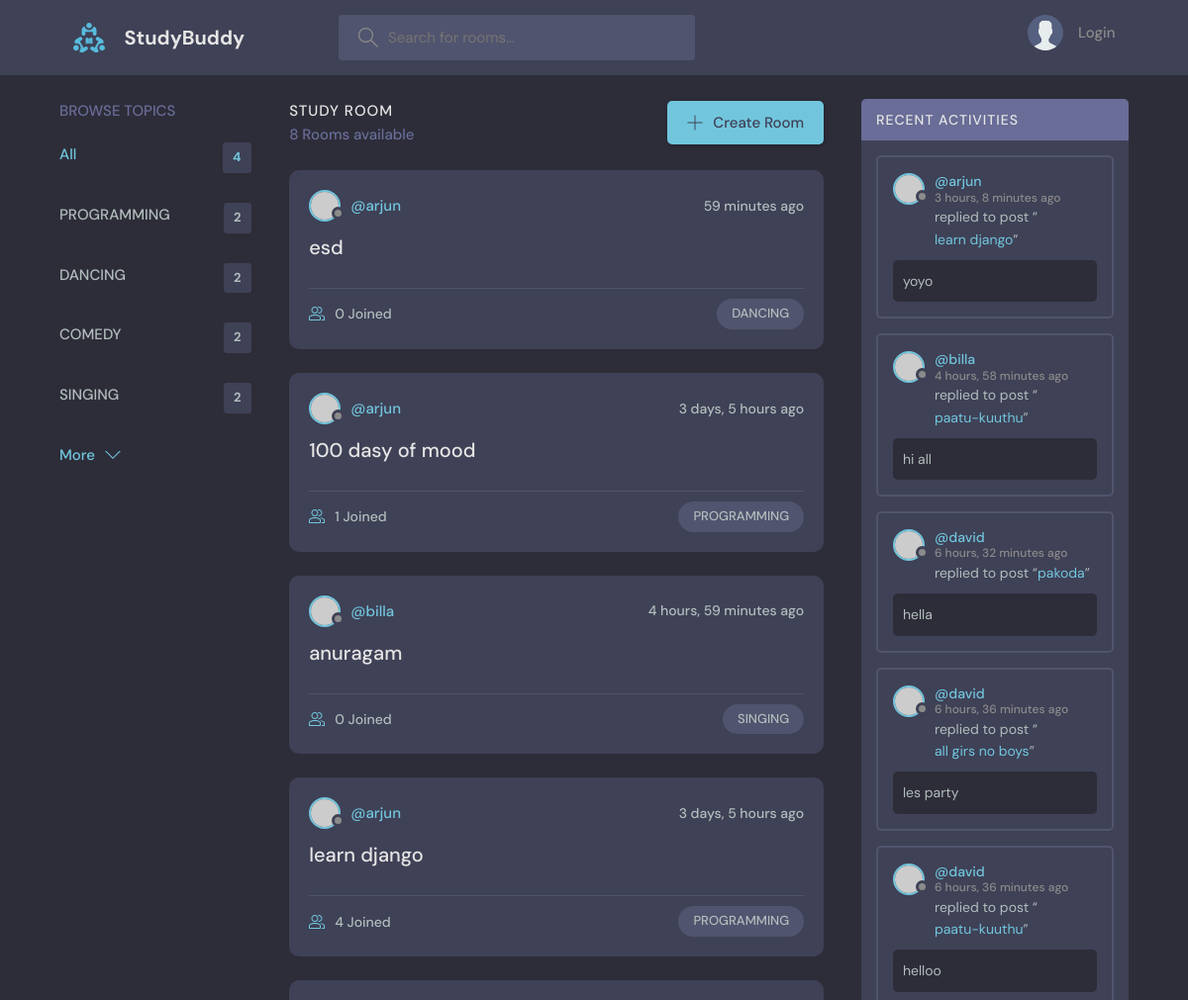
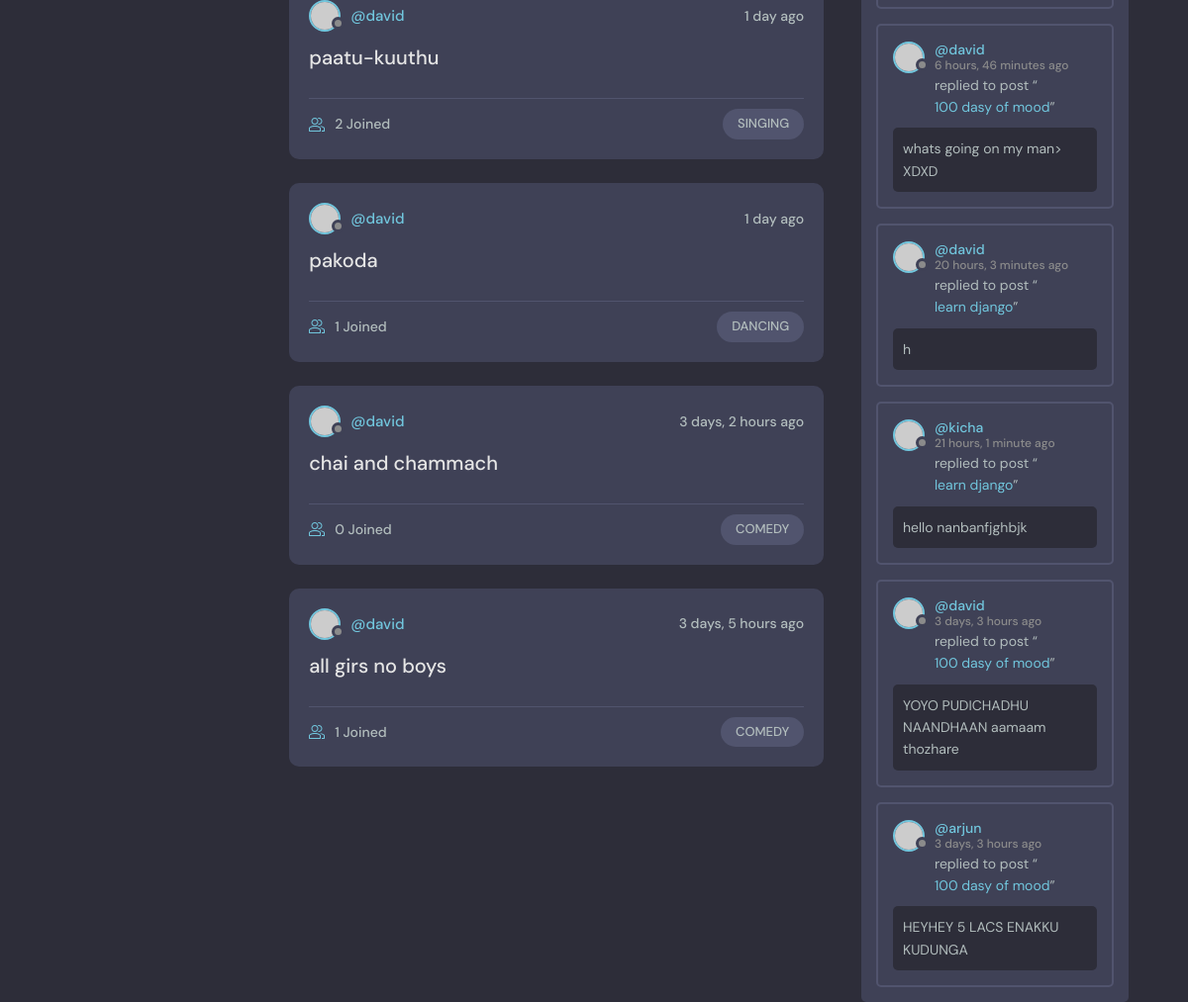
The page / on the database its author committed (2 pictures, top to bottom).
### app1/models.py (models this page shows, shortened)
class Topic(models.Model):
    name= models.CharField(max_length=200)
    def __str__(self):
        return self.name

class Room(models.Model):
    host= models.ForeignKey(User, on_delete=models.SET_NULL,null=True)
    topic= models.ForeignKey(Topic,on_delete=models.SET_NULL,null=True)
    name= models.CharField(max_length=200)
    desc= models.TextField(null=True,blank=True)
    participants= models.ManyToManyField(User, related_name='participants',blank=True)
    updated= models.DateTimeField(auto_now=True)
    created= models.DateTimeField(auto_now_add=True)
    class Meta:
        ordering=['-updated','-created']
    def __str__(self):
        return self.name

class Message(models.Model):
    user= models.ForeignKey(User,on_delete=models.CASCADE)
    room= models.ForeignKey(Room, on_delete=models.CASCADE)
    body= models.TextField()
    updated= models.DateTimeField(auto_now=True)
    created= models.DateTimeField(auto_now_add=True)
    class Meta:
        ordering=['-updated','-created']

### app1/views.py (the view)
# urls.py: path('', views.home,name="home"),
def home(request):
    q= request.GET.get('q') if request.GET.get('q')!= None else ''
    rooms= Room.objects.filter(Q(topic__name__icontains=q) | Q(name__icontains=q)| Q(desc__icontains=q))
    topics= Topic.objects.all()
    room_count= rooms.count()
    room_messages= Message.objects.filter(Q(room__topic__name__icontains=q))
    context= {'rooms':rooms, 'topics': topics, 'room_count':room_count, 'room_messages': room_messages}
    return render(request,'app1/home.html', context)

### app1/templates/app1/home.html (shortened to what this page needs)
{% extends 'main.html'%}
{%block content%}
    <main class="layout layout--3">
      <div class="container">
        {% include 'app1/topics_component.html' %}
        <div class="roomList">
          <div class="roomList__header">
            <div>
              <h2>Study Room</h2>
              <p>{{room_count}} Rooms available</p>
            </div>
            <a class="btn btn--main" href="{% url 'create-room' %}">
              <svg version="1.1" xmlns="http://www.w3.org/2000/svg" width="32" height="32" viewBox="0 0 32 32">
                <title>add</title>
                <path
                  d="M16.943 0.943h-1.885v14.115h-14.115v1.885h14.115v14.115h1.885v-14.115h14.115v-1.885h-14.115v-14.115z"
                ></path>
              </svg>
              Create Room
            </a>
          </div>
          {% include 'app1/feed_component.html' %}
        </div>
         {% include 'app1/activity_component.html'%}
      </div>
    </main>
{% endblock content %}

### app1/templates/app1/topics_component.html
<div class="topics">
    <div class="topics__header">
      <h2>Browse Topics</h2>
    </div>
    <ul class="topics__list">
      <li>
        <a href="{% url 'home' %}" class="active">All <span>{{topics.count}}</span></a>
      </li>
      {%for topic in topics%}
      <li>
        <a href="{% url 'home' %}?q={{topic.name}}">{{topic.name}}<span>{{topic.room_set.all.count}}</span></a>
      </li>
      {% endfor %}
    </ul>
    <a class="btn btn--link" href="topics.html">
      More
      <svg version="1.1" xmlns="http://www.w3.org/2000/svg" width="32" height="32" viewBox="0 0 32 32">
        <title>chevron-down</title>
        <path d="M16 21l-13-13h-3l16 16 16-16h-3l-13 13z"></path>
      </svg>
    </a>
  </div>

### app1/templates/app1/feed_component.html (shortened to what this page needs)
{%for room in rooms%}
<div class="roomListRoom">
    <div class="roomListRoom__header">
      <a href="{% url 'user-profile' room.host.id %}" class="roomListRoom__author">
        <div class="avatar avatar--small">
          <img src="https://randomuser.me/api/portraits/women/11.jpg" />
        </div>
        <span>@{{room.host.username}}</span>
      </a>
      <div class="roomListRoom__actions">
        <span>{{room.created|timesince}} ago</span>
      </div>
    </div>
    <div class="roomListRoom__content">
      <a href="{%url 'room' room.id%}">{{room.name}}</a>
    </div>
    <div class="roomListRoom__meta">
      <a href="{%url 'room' room.id%}" class="roomListRoom__joined">
        {{room.participants.all.count}} Joined
      </a>
      <p class="roomListRoom__topic">{{room.topic}}</p>
    </div>
  </div>
{%endfor%}

### app1/templates/app1/activity_component.html (shortened to what this page needs)
<div class="activities">
    <div class="activities__header">
      <h2>Recent Activities</h2>
    </div>
    {% for message in room_messages %}
    <div class="activities__box">
      <div class="activities__boxHeader roomListRoom__header">
        <a href="{% url 'user-profile' message.user.id %}" class="roomListRoom__author">
          <div class="avatar avatar--small">
            <img src="https://randomuser.me/api/portraits/women/11.jpg" />
          </div>
          <p>
            @{{message.user}}
            <span>{{message.created|timesince}} ago</span>
          </p>
        </a>
        </div>
      <div class="activities__boxContent">
        <p>replied to post “<a href="{% url 'room' message.room.id %}">{{message.room}}</a>”</p>
        <div class="activities__boxRoomContent">
            {{message.body}}
        </div>
      </div>
    </div>
    {% endfor %}
  </div>

### rows shown on the page
Topic: name "PROGRAMMING", room_set.all.count "2"
Topic: name "DANCING", room_set.all.count "2"
Topic: name "COMEDY", room_set.all.count "2"
Topic: name "SINGING", room_set.all.count "2"
Room: host.username "arjun", created "59 minutes", name "esd", participants.all.count "0", topic "DANCING"
Room: host.username "arjun", created "3 days, 5 hours", name "100 dasy of mood", participants.all.count "1", topic "PROGRAMMING"
Room: host.username "billa", created "4 hours, 59 minutes", name "anuragam", participants.all.count "0", topic "SINGING"
Room: host.username "arjun", created "3 days, 5 hours", name "learn django", participants.all.count "4", topic "PROGRAMMING"
Room: host.username "david", created "1 day", name "paatu-kuuthu", participants.all.count "2", topic "SINGING"
Room: host.username "david", created "1 day", name "pakoda", participants.all.count "1", topic "DANCING"
Room: host.username "david", created "3 days, 2 hours", name "chai and chammach", participants.all.count "0", topic "COMEDY"
Room: host.username "david", created "3 days, 5 hours", name "all girs no boys", participants.all.count "1", topic "COMEDY"
Message: user "arjun", created "3 hours, 8 minutes", room "learn django", body "yoyo"
Message: user "billa", created "4 hours, 58 minutes", room "paatu-kuuthu", body "hi all"
Message: user "david", created "6 hours, 32 minutes", room "pakoda", body "hella"
Message: user "david", created "6 hours, 36 minutes", room "all girs no boys", body "les party"
Message: user "david", created "6 hours, 36 minutes", room "paatu-kuuthu", body "helloo"
Message: user "david", created "6 hours, 46 minutes", room "100 dasy of mood", body "whats going on my man> XDXD"
Message: user "david", created "20 hours, 3 minutes", room "learn django", body "h"
Message: user "kicha", created "21 hours, 1 minute", room "learn django", body "hello nanbanfjghbjk"
Message: user "david", created "3 days, 3 hours", room "100 dasy of mood", body "YOYO PUDICHADHU NAANDHAAN aamaam thozhare"
Message: user "arjun", created "3 days, 3 hours", room "100 dasy of mood", body "HEYHEY 5 LACS ENAKKU KUDUNGA"

### other values the page prints
{{ topics.count }} "4"
{{ room_count }} "8"
